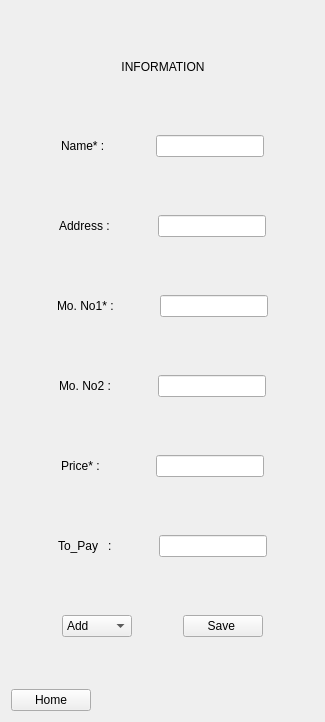
      <widget class="QWidget" name="Add_User">
       <layout class="QGridLayout" name="gridLayout_3">
        <item row="7" column="0">
         <layout class="QHBoxLayout" name="horizontalLayout_5">
          <property name="leftMargin">
           <number>6</number>
          </property>
          <property name="topMargin">
           <number>6</number>
          </property>
          <property name="rightMargin">
           <number>6</number>
          </property>
          <property name="bottomMargin">
           <number>6</number>
          </property>
          <item>
           <spacer name="horizontalSpacer_16">
            <property name="orientation">
             <enum>Qt::Horizontal</enum>
            </property>
            <property name="sizeHint" stdset="0">
             <size>
              <width>40</width>
              <height>20</height>
             </size>
            </property>
           </spacer>
          </item>
          <item>
           <widget class="QLabel" name="label_3">
            <property name="sizePolicy">
             <sizepolicy hsizetype="Expanding" vsizetype="Expanding">
              <horstretch>0</horstretch>
              <verstretch>0</verstretch>
             </sizepolicy>
            </property>
            <property name="autoFillBackground">
             <bool>false</bool>
            </property>
            <property name="text">
             <string>Mo. No1* :</string>
            </property>
            <property name="scaledContents">
             <bool>true</bool>
            </property>
           </widget>
          </item>
          <item>
           <spacer name="horizontalSpacer_15">
            <property name="orientation">
             <enum>Qt::Horizontal</enum>
            </property>
            <property name="sizeHint" stdset="0">
             <size>
              <width>40</width>
              <height>20</height>
             </size>
            </property>
           </spacer>
          </item>
          <item>
           <widget class="QLineEdit" name="User_mo1">
            <property name="autoFillBackground">
             <bool>false</bool>
            </property>
            <property name="inputMethodHints">
             <set>Qt::ImhDigitsOnly|Qt::ImhPreferNumbers</set>
            </property>
           </widget>
          </item>
          <item>
           <spacer name="horizontalSpacer_12">
            <property name="orientation">
             <enum>Qt::Horizontal</enum>
            </property>
            <property name="sizeHint" stdset="0">
             <size>
              <width>40</width>
              <height>20</height>
             </size>
            </property>
           </spacer>
          </item>
         </layout>
        </item>
        <item row="8" column="0">
         <spacer name="verticalSpacer_9">
          <property name="orientation">
           <enum>Qt::Vertical</enum>
          </property>
          <property name="sizeHint" stdset="0">
           <size>
            <width>20</width>
            <height>40</height>
           </size>
          </property>
         </spacer>
        </item>
        <item row="13" column="0">
         <layout class="QHBoxLayout" name="horizontalLayout_23">
          <property name="leftMargin">
           <number>6</number>
          </property>
          <property name="topMargin">
           <number>6</number>
          </property>
          <property name="rightMargin">
           <number>6</number>
          </property>
          <property name="bottomMargin">
           <number>6</number>
          </property>
          <item>
           <spacer name="horizontalSpacer_43">
            <property name="orientation">
             <enum>Qt::Horizontal</enum>
            </property>
            <property name="sizeHint" stdset="0">
             <size>
              <width>40</width>
              <height>20</height>
             </size>
            </property>
           </spacer>
          </item>
          <item>
           <widget class="QLabel" name="label_13">
            <property name="sizePolicy">
             <sizepolicy hsizetype="Expanding" vsizetype="Expanding">
              <horstretch>0</horstretch>
              <verstretch>0</verstretch>
             </sizepolicy>
            </property>
            <property name="autoFillBackground">
             <bool>false</bool>
            </property>
            <property name="text">
             <string>To_Pay   :</string>
            </property>
            <property name="scaledContents">
             <bool>true</bool>
            </property>
           </widget>
          </item>
          <item>
           <spacer name="horizontalSpacer_44">
            <property name="orientation">
             <enum>Qt::Horizontal</enum>
            </property>
            <property name="sizeHint" stdset="0">
             <size>
              <width>40</width>
              <height>20</height>
             </size>
            </property>
           </spacer>
          </item>
          <item>
           <widget class="QLineEdit" name="To_pay">
            <property name="autoFillBackground">
             <bool>false</bool>
            </property>
            <property name="inputMethodHints">
             <set>Qt::ImhDigitsOnly|Qt::ImhPreferNumbers</set>
            </property>
           </widget>
          </item>
          <item>
           <spacer name="horizontalSpacer_45">
            <property name="orientation">
             <enum>Qt::Horizontal</enum>
            </property>
            <property name="sizeHint" stdset="0">
             <size>
              <width>40</width>
              <height>20</height>
             </size>
            </property>
           </spacer>
          </item>
         </layout>
        </item>
        <item row="3" column="0">
         <layout class="QHBoxLayout" name="horizontalLayout">
          <property name="leftMargin">
           <number>6</number>
          </property>
          <property name="topMargin">
           <number>6</number>
          </property>
          <property name="rightMargin">
           <number>6</number>
          </property>
          <property name="bottomMargin">
           <number>6</number>
          </property>
          <item>
           <spacer name="horizontalSpacer_8">
            <property name="orientation">
             <enum>Qt::Horizontal</enum>
            </property>
            <property name="sizeHint" stdset="0">
             <size>
              <width>40</width>
              <height>20</height>
             </size>
            </property>
           </spacer>
          </item>
          <item>
           <widget class="QLabel" name="label">
            <property name="sizePolicy">
             <sizepolicy hsizetype="Expanding" vsizetype="Expanding">
              <horstretch>0</horstretch>
              <verstretch>0</verstretch>
             </sizepolicy>
            </property>
            <property name="autoFillBackground">
             <bool>false</bool>
            </property>
            <property name="text">
             <string>Name* :</string>
            </property>
            <property name="scaledContents">
             <bool>true</bool>
            </property>
           </widget>
          </item>
          <item>
           <spacer name="horizontalSpacer_7">
            <property name="orientation">
             <enum>Qt::Horizontal</enum>
            </property>
            <property name="sizeHint" stdset="0">
             <size>
              <width>40</width>
              <height>20</height>
             </size>
            </property>
           </spacer>
          </item>
          <item>
           <widget class="QLineEdit" name="User_name">
            <property name="autoFillBackground">
             <bool>false</bool>
            </property>
            <property name="inputMethodHints">
             <set>Qt::ImhLatinOnly</set>
            </property>
           </widget>
          </item>
          <item>
           <spacer name="horizontalSpacer_9">
            <property name="orientation">
             <enum>Qt::Horizontal</enum>
            </property>
            <property name="sizeHint" stdset="0">
             <size>
              <width>40</width>
              <height>20</height>
             </size>
            </property>
           </spacer>
          </item>
         </layout>
        </item>
        <item row="9" column="0">
         <layout class="QHBoxLayout" name="horizontalLayout_6">
          <property name="leftMargin">
           <number>6</number>
          </property>
          <property name="topMargin">
           <number>6</number>
          </property>
          <property name="rightMargin">
           <number>6</number>
          </property>
          <property name="bottomMargin">
           <number>6</number>
          </property>
          <item>
           <spacer name="horizontalSpacer_14">
            <property name="orientation">
             <enum>Qt::Horizontal</enum>
            </property>
            <property name="sizeHint" stdset="0">
             <size>
              <width>40</width>
              <height>20</height>
             </size>
            </property>
           </spacer>
          </item>
          <item>
           <widget class="QLabel" name="label_4">
            <property name="sizePolicy">
             <sizepolicy hsizetype="Expanding" vsizetype="Expanding">
              <horstretch>0</horstretch>
              <verstretch>0</verstretch>
             </sizepolicy>
            </property>
            <property name="autoFillBackground">
             <bool>false</bool>
            </property>
            <property name="text">
             <string>Mo. No2 :</string>
            </property>
            <property name="scaledContents">
             <bool>true</bool>
            </property>
           </widget>
          </item>
          <item>
           <spacer name="horizontalSpacer_6">
            <property name="orientation">
             <enum>Qt::Horizontal</enum>
            </property>
            <property name="sizeHint" stdset="0">
             <size>
              <width>40</width>
              <height>20</height>
             </size>
            </property>
           </spacer>
          </item>
          <item>
           <widget class="QLineEdit" name="User_mo2">
            <property name="autoFillBackground">
             <bool>false</bool>
            </property>
            <property name="inputMethodHints">
             <set>Qt::ImhDigitsOnly|Qt::ImhPreferNumbers</set>
            </property>
           </widget>
          </item>
          <item>
           <spacer name="horizontalSpacer_19">
            <property name="orientation">
             <enum>Qt::Horizontal</enum>
            </property>
            <property name="sizeHint" stdset="0">
             <size>
              <width>40</width>
              <height>20</height>
             </size>
            </property>
           </spacer>
          </item>
         </layout>
        </item>
        <item row="16" column="0">
         <spacer name="verticalSpacer_13">
          <property name="orientation">
           <enum>Qt::Vertical</enum>
          </property>
          <property name="sizeHint" stdset="0">
           <size>
            <width>20</width>
            <height>40</height>
           </size>
          </property>
         </spacer>
        </item>
        <item row="5" column="0">
         <layout class="QHBoxLayout" name="horizontalLayout_2">
          <property name="leftMargin">
           <number>6</number>
          </property>
          <property name="topMargin">
           <number>6</number>
          </property>
          <property name="rightMargin">
           <number>6</number>
          </property>
          <property name="bottomMargin">
           <number>6</number>
          </property>
          <item>
           <spacer name="horizontalSpacer_11">
            <property name="orientation">
             <enum>Qt::Horizontal</enum>
            </property>
            <property name="sizeHint" stdset="0">
             <size>
              <width>40</width>
              <height>20</height>
             </size>
            </property>
           </spacer>
          </item>
          <item>
           <widget class="QLabel" name="label_2">
            <property name="sizePolicy">
             <sizepolicy hsizetype="Expanding" vsizetype="Expanding">
              <horstretch>0</horstretch>
              <verstretch>0</verstretch>
             </sizepolicy>
            </property>
            <property name="autoFillBackground">
             <bool>false</bool>
            </property>
            <property name="text">
             <string>Address :</string>
            </property>
            <property name="scaledContents">
             <bool>true</bool>
            </property>
           </widget>
          </item>
          <item>
           <spacer name="horizontalSpacer_13">
            <property name="orientation">
             <enum>Qt::Horizontal</enum>
            </property>
            <property name="sizeHint" stdset="0">
             <size>
              <width>40</width>
              <height>20</height>
             </size>
            </property>
           </spacer>
          </item>
          <item>
           <widget class="QLineEdit" name="User_address">
            <property name="autoFillBackground">
             <bool>false</bool>
            </property>
           </widget>
          </item>
          <item>
           <spacer name="horizontalSpacer_10">
            <property name="orientation">
             <enum>Qt::Horizontal</enum>
            </property>
            <property name="sizeHint" stdset="0">
             <size>
              <width>40</width>
              <height>20</height>
             </size>
            </property>
           </spacer>
          </item>
         </layout>
        </item>
        <item row="0" column="0">
         <spacer name="verticalSpacer_5">
          <property name="orientation">
           <enum>Qt::Vertical</enum>
          </property>
          <property name="sizeHint" stdset="0">
           <size>
            <width>20</width>
            <height>40</height>
           </size>
          </property>
         </spacer>
        </item>
        <item row="1" column="0">
         <layout class="QHBoxLayout" name="horizontalLayout_18">
          <property name="leftMargin">
           <number>6</number>
          </property>
          <property name="topMargin">
           <number>6</number>
          </property>
          <property name="rightMargin">
           <number>6</number>
          </property>
          <property name="bottomMargin">
           <number>6</number>
          </property>
          <item>
           <spacer name="horizontalSpacer_5">
            <property name="orientation">
             <enum>Qt::Horizontal</enum>
            </property>
            <property name="sizeHint" stdset="0">
             <size>
              <width>40</width>
              <height>20</height>
             </size>
            </property>
           </spacer>
          </item>
          <item>
           <widget class="QLabel" name="label_6">
            <property name="text">
             <string>INFORMATION</string>
            </property>
            <property name="alignment">
             <set>Qt::AlignCenter</set>
            </property>
           </widget>
          </item>
          <item>
           <spacer name="horizontalSpacer_4">
            <property name="orientation">
             <enum>Qt::Horizontal</enum>
            </property>
            <property name="sizeHint" stdset="0">
             <size>
              <width>40</width>
              <height>20</height>
             </size>
            </property>
           </spacer>
          </item>
         </layout>
        </item>
        <item row="15" column="0">
         <layout class="QHBoxLayout" name="horizontalLayout_17">
          <property name="leftMargin">
           <number>6</number>
          </property>
          <property name="topMargin">
           <number>6</number>
          </property>
          <property name="rightMargin">
           <number>6</number>
          </property>
          <property name="bottomMargin">
           <number>6</number>
          </property>
          <item>
           <spacer name="horizontalSpacer_22">
            <property name="orientation">
             <enum>Qt::Horizontal</enum>
            </property>
            <property name="sizeHint" stdset="0">
             <size>
              <width>40</width>
              <height>20</height>
             </size>
            </property>
           </spacer>
          </item>
          <item>
           <widget class="QComboBox" name="Select_Action">
            <item>
             <property name="text">
              <string>Add</string>
             </property>
            </item>
            <item>
             <property name="text">
              <string>Update</string>
             </property>
            </item>
            <item>
             <property name="text">
              <string>Delete</string>
             </property>
            </item>
           </widget>
          </item>
          <item>
           <spacer name="horizontalSpacer_23">
            <property name="orientation">
             <enum>Qt::Horizontal</enum>
            </property>
            <property name="sizeHint" stdset="0">
             <size>
              <width>40</width>
              <height>20</height>
             </size>
            </property>
           </spacer>
          </item>
          <item>
           <widget class="QPushButton" name="Save_Data">
            <property name="autoFillBackground">
             <bool>false</bool>
            </property>
            <property name="text">
             <string>Save </string>
            </property>
           </widget>
          </item>
          <item>
           <spacer name="horizontalSpacer_21">
            <property name="orientation">
             <enum>Qt::Horizontal</enum>
            </property>
            <property name="sizeHint" stdset="0">
             <size>
              <width>40</width>
              <height>20</height>
             </size>
            </property>
           </spacer>
          </item>
         </layout>
        </item>
        <item row="4" column="0">
         <spacer name="verticalSpacer_7">
          <property name="orientation">
           <enum>Qt::Vertical</enum>
          </property>
          <property name="sizeHint" stdset="0">
           <size>
            <width>20</width>
            <height>40</height>
           </size>
          </property>
         </spacer>
        </item>
        <item row="6" column="0">
         <spacer name="verticalSpacer_8">
          <property name="orientation">
           <enum>Qt::Vertical</enum>
          </property>
          <property name="sizeHint" stdset="0">
           <size>
            <width>20</width>
            <height>40</height>
           </size>
          </property>
         </spacer>
        </item>
        <item row="17" column="0">
         <layout class="QHBoxLayout" name="horizontalLayout_19">
          <item>
           <widget class="QPushButton" name="Destroy_session">
            <property name="text">
             <string>Home</string>
            </property>
           </widget>
          </item>
          <item>
           <spacer name="horizontalSpacer_24">
            <property name="orientation">
             <enum>Qt::Horizontal</enum>
            </property>
            <property name="sizeHint" stdset="0">
             <size>
              <width>40</width>
              <height>20</height>
             </size>
            </property>
           </spacer>
          </item>
         </layout>
        </item>
        <item row="14" column="0">
         <spacer name="verticalSpacer_12">
          <property name="orientation">
           <enum>Qt::Vertical</enum>
          </property>
          <property name="sizeHint" stdset="0">
           <size>
            <width>20</width>
            <height>40</height>
           </size>
          </property>
         </spacer>
        </item>
        <item row="12" column="0">
         <spacer name="verticalSpacer_11">
          <property name="orientation">
           <enum>Qt::Vertical</enum>
          </property>
          <property name="sizeHint" stdset="0">
           <size>
            <width>20</width>
            <height>40</height>
           </size>
          </property>
         </spacer>
        </item>
        <item row="11" column="0">
         <layout class="QHBoxLayout" name="horizontalLayout_7">
          <property name="leftMargin">
           <number>6</number>
          </property>
          <property name="topMargin">
           <number>6</number>
          </property>
          <property name="rightMargin">
           <number>6</number>
          </property>
          <property name="bottomMargin">
           <number>6</number>
          </property>
          <item>
           <spacer name="horizontalSpacer_20">
            <property name="orientation">
             <enum>Qt::Horizontal</enum>
            </property>
            <property name="sizeHint" stdset="0">
             <size>
              <width>40</width>
              <height>20</height>
             </size>
            </property>
           </spacer>
          </item>
          <item>
           <widget class="QLabel" name="label_5">
            <property name="sizePolicy">
             <sizepolicy hsizetype="Expanding" vsizetype="Expanding">
              <horstretch>0</horstretch>
              <verstretch>0</verstretch>
             </sizepolicy>
            </property>
            <property name="autoFillBackground">
             <bool>false</bool>
            </property>
            <property name="text">
             <string>Price* :</string>
            </property>
            <property name="scaledContents">
             <bool>true</bool>
            </property>
           </widget>
          </item>
          <item>
           <spacer name="horizontalSpacer_18">
            <property name="orientation">
             <enum>Qt::Horizontal</enum>
            </property>
            <property name="sizeHint" stdset="0">
             <size>
              <width>40</width>
              <height>20</height>
             </size>
            </property>
           </spacer>
          </item>
          <item>
           <widget class="QLineEdit" name="User_price">
            <property name="autoFillBackground">
             <bool>false</bool>
            </property>
            <property name="inputMethodHints">
             <set>Qt::ImhDigitsOnly|Qt::ImhPreferNumbers</set>
            </property>
           </widget>
          </item>
          <item>
           <spacer name="horizontalSpacer_17">
            <property name="orientation">
             <enum>Qt::Horizontal</enum>
            </property>
            <property name="sizeHint" stdset="0">
             <size>
              <width>40</width>
              <height>20</height>
             </size>
            </property>
           </spacer>
          </item>
         </layout>
        </item>
        <item row="2" column="0">
         <spacer name="verticalSpacer_6">
          <property name="orientation">
           <enum>Qt::Vertical</enum>
          </property>
          <property name="sizeHint" stdset="0">
           <size>
            <width>20</width>
            <height>40</height>
           </size>
          </property>
         </spacer>
        </item>
        <item row="10" column="0">
         <spacer name="verticalSpacer_10">
          <property name="orientation">
           <enum>Qt::Vertical</enum>
          </property>
          <property name="sizeHint" stdset="0">
           <size>
            <width>20</width>
            <height>40</height>
           </size>
          </property>
         </spacer>
        </item>
       </layout>
      </widget>
